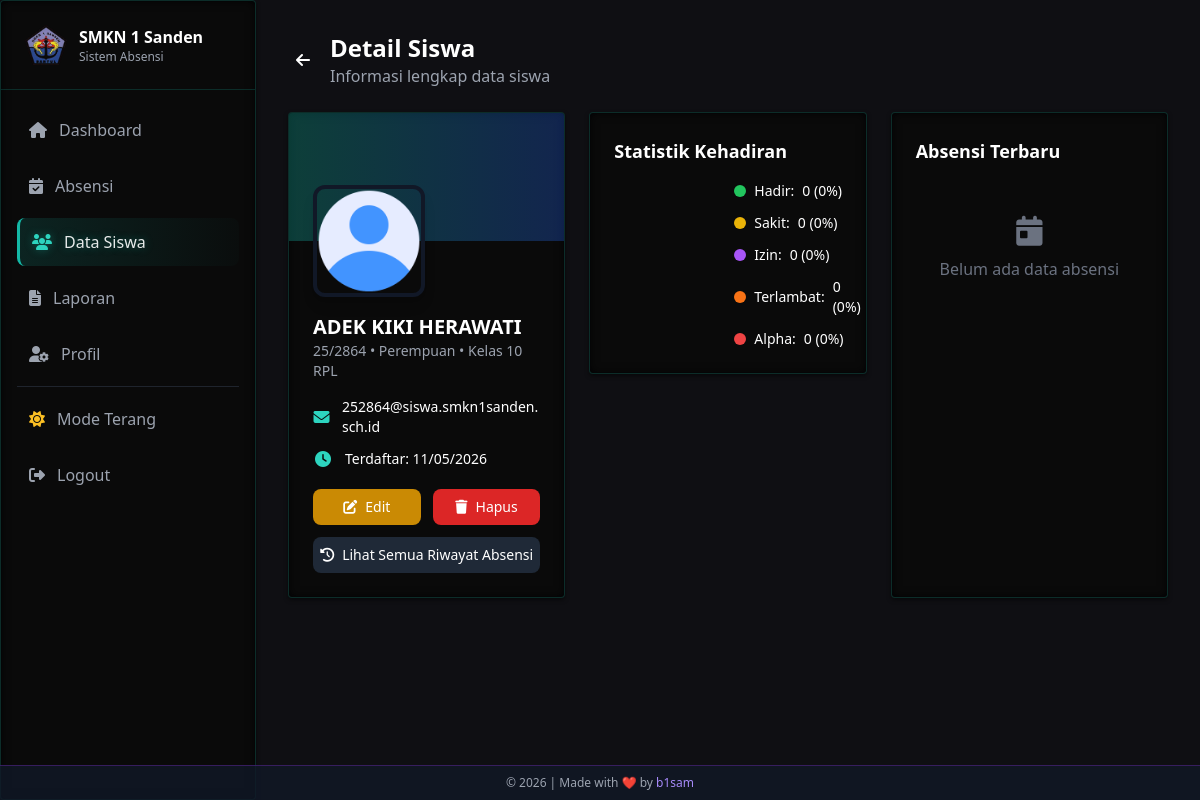
Page /admin/siswa/detail.php?id=166 (signed in) on the committed database.
### tables this page shows
CREATE TABLE `siswa` (
  `id` int(11) NOT NULL,
  `nis` varchar(20) NOT NULL,
  `nama_lengkap` varchar(100) NOT NULL,
  `jenis_kelamin` enum('L','P') DEFAULT NULL,
  `kelas` enum('10','11','12') NOT NULL,
  `jurusan` enum('RPL','DKV','AK','BR','MP') NOT NULL,
  `email` varchar(100) NOT NULL,
  `password` varchar(255) NOT NULL,
  `foto_profil` varchar(255) DEFAULT 'assets/default/photo-profile.png',
  `created_at` timestamp NOT NULL DEFAULT current_timestamp(),
  `updated_at` timestamp NOT NULL DEFAULT current_timestamp() ON UPDATE current_timestamp()
);

### admin/siswa/detail.php (the view, shortened to what this page needs)
<?php
require_once '../../config/database.php';
$id = $_GET['id'];
$sql = "SELECT * FROM siswa WHERE id = :id";
$stmt = $conn->prepare($sql);
$stmt->execute(['id' => $id]);
$siswa = $stmt->fetch(PDO::FETCH_ASSOC);
$sql = "SELECT status, COUNT(*) as count FROM absensi WHERE siswa_id = :siswa_id GROUP BY status";
$stmt = $conn->prepare($sql);
$stmt->execute(['siswa_id' => $id]);
$absensi_stats = $stmt->fetchAll(PDO::FETCH_KEY_PAIR);
$sql = "SELECT id, tanggal, jam_masuk, status, approval_status FROM absensi WHERE siswa_id = :siswa_id ORDER BY tanggal DESC, created_at DESC LIMIT 5";
$stmt = $conn->prepare($sql);
$stmt->execute(['siswa_id' => $id]);
$recent_absensi = $stmt->fetchAll(PDO::FETCH_ASSOC);
$percentages = [];
$status_defaults = ['Hadir', 'Sakit', 'Izin', 'Terlambat', 'Alpha'];
foreach ($status_defaults as $status) {
    if (!isset($absensi_stats[$status])) {
        $absensi_stats[$status] = 0;
        $percentages[$status] = 0;
    }
}
$status_colors = [
    'Hadir' => 'green',
    'Sakit' => 'yellow',
    'Izin' => 'purple',
    'Terlambat' => 'orange',
    'Alpha' => 'red'
];
?>
<!DOCTYPE html>
<html lang="en">
<head>
    <script src="https://cdn.tailwindcss.com"></script>
    <link rel="stylesheet" href="https://cdnjs.cloudflare.com/ajax/libs/font-awesome/6.4.2/css/all.min.css">
    <link rel="stylesheet" href="../../assets/css/theme.css">
</head>
<body class="min-h-screen text-white bg-fixed">
    <aside id="sidebar" class="fixed top-0 left-0 h-screen w-64 glass-effect border-r border-teal-500/20 z-50 sidebar-transition -translate-x-full lg:translate-x-0">
        <div class="flex items-center justify-between p-4 lg:p-6 border-b border-teal-500/20">
            <div class="flex items-center gap-3">
                <img src="../../assets/default/smkn1sanden.png" alt="SMKN 1 Sanden" class="h-8 lg:h-10 w-auto">
                <div>
                    <h1 class="font-semibold text-sm lg:text-base">SMKN 1 Sanden</h1>
                    <p class="text-xs text-gray-400">Sistem Absensi</p>
                </div>
            </div>
        </div>
        <nav class="p-4 space-y-2 overflow-y-auto no-scrollbar" style="max-height: calc(100vh - 76px);">
            <a href="../dashboard/" class="flex items-center gap-3 text-gray-400 p-3 rounded-lg hover:bg-teal-500/10 transition-colors">
                <i class="fas fa-home"></i>
                <span>Dashboard</span>
            </a>
            <a href="../absensi/" class="flex items-center gap-3 text-gray-400 p-3 rounded-lg hover:bg-teal-500/10 transition-colors">
                <i class="fas fa-calendar-check"></i>
                <span>Absensi</span>
            </a>
            <a href="index.php" class="flex items-center gap-3 text-white/90 p-3 rounded-lg menu-active">
                <i class="fas fa-users text-teal-400"></i>
                <span>Data Siswa</span>
            </a>
            <a href="../laporan/" class="flex items-center gap-3 text-gray-400 p-3 rounded-lg hover:bg-teal-500/10 transition-colors">
                <i class="fas fa-file-alt"></i>
                <span>Laporan</span>
            </a>
            <a href="../profil/" class="flex items-center gap-3 text-gray-400 p-3 rounded-lg hover:bg-teal-500/10 transition-colors">
                <i class="fas fa-user-cog"></i>
                <span>Profil</span>
            </a>
            <hr class="border-gray-700/50 my-4">
            <button id="theme-toggle-btn" onclick="toggleTheme()" class="flex items-center gap-3 text-gray-400 p-3 rounded-lg hover:bg-teal-400/10 transition-colors w-full text-left">
                <i class="fas fa-sun text-yellow-400"></i>
                <span>Mode Terang</span>
            </button>
            <a href="../logout.php" class="flex items-center gap-3 text-gray-400 p-3 rounded-lg hover:bg-red-500/10 hover:text-red-500 transition-colors mt-10">
                <i class="fas fa-sign-out-alt"></i>
                <span>Logout</span>
            </a>
        </nav>
    </aside>
    <main class="lg:ml-64 min-h-screen bg-transparent transition-all duration-300">
        <div class="p-4 lg:p-8">
            <div class="max-w-7xl mx-auto">
                <div class="flex items-center mb-6">
                    <a href="index.php" class="mr-3 p-2 rounded-full hover:bg-gray-800/60 transition-colors">
                        <i class="fas fa-arrow-left"></i>
                    </a>
                    <div>
                        <h1 class="text-xl md:text-2xl font-bold">Detail Siswa</h1>
                        <p class="text-sm md:text-base text-gray-400">Informasi lengkap data siswa</p>
                    </div>
                </div>
                <div class="grid grid-cols-1 lg:grid-cols-3 gap-4 md:gap-6 mb-6">
                    <div class="glass-effect rounded-xl overflow-hidden">
                        <div class="h-24 sm:h-32 bg-gradient-to-r from-teal-500/30 to-blue-600/30 relative"></div>
                        <div class="px-4 sm:px-6 pb-5 sm:pb-6 -mt-12 sm:-mt-14 relative">
                            <img src="../../<?= $siswa['foto_profil'] ?>"
                                alt="<?= htmlspecialchars($siswa['nama_lengkap']) ?>"
                                class="w-24 h-24 sm:w-28 sm:h-28 rounded-xl object-cover border-4 border-gray-900 shadow-lg">
                            <h3 class="text-lg sm:text-xl font-bold mt-3 sm:mt-4"><?= htmlspecialchars($siswa['nama_lengkap']) ?></h3>
                            <p class="text-sm text-gray-400 mb-3 sm:mb-4"><?= $siswa['nis'] ?> • <?= $siswa['jenis_kelamin'] === 'L' ? 'Laki-Laki' : 'Perempuan' ?> • Kelas <?= $siswa['kelas'] ?> <?= $siswa['jurusan'] ?></p>
                            <div class="space-y-2 sm:space-y-3">
                                <div class="flex items-center gap-3">
                                    <i class="fas fa-envelope w-5 text-center text-teal-400"></i>
                                    <span class="text-sm break-all"><?= htmlspecialchars($siswa['email']) ?></span>
                                </div>
                                <div class="flex items-center gap-3">
                                    <i class="fas fa-clock w-5 text-center text-teal-400"></i>
                                    <span class="text-sm">Terdaftar: <?= date('d/m/Y', strtotime($siswa['created_at'])) ?></span>
                                </div>
                            </div>
                            <div class="flex mt-4 sm:mt-5 gap-3">
                                <a href="edit.php?id=<?= $id ?>"
                                    class="flex-1 bg-yellow-600 hover:bg-yellow-700 text-center py-2.5 sm:py-2 rounded-lg text-sm font-medium transition-colors touch-effect">
                                    <i class="fas fa-edit mr-2"></i>Edit
                                </a>
                                <button onclick="confirmDelete(<?= $id ?>)"
                                    class="flex-1 bg-red-600 hover:bg-red-700 text-center py-2.5 sm:py-2 rounded-lg text-sm font-medium transition-colors touch-effect">
                                    <i class="fas fa-trash mr-2"></i>Hapus
                                </button>
                            </div>
                            <a href="../absensi/?search=<?= urlencode($siswa['nis']) ?>"
                                class="block mt-3 bg-gray-800 hover:bg-gray-700 text-center py-2.5 sm:py-2 rounded-lg text-sm font-medium transition-colors touch-effect">
                                <i class="fas fa-history mr-2"></i>Lihat Semua Riwayat Absensi
                            </a>
                        </div>
                    </div>
                    <div class="glass-effect rounded-xl p-4 sm:p-6 overflow-hidden h-fit">
                        <h3 class="font-semibold mb-4 text-base sm:text-lg">Statistik Kehadiran</h3>
                        <div class="flex flex-col sm:flex-row justify-around items-center gap-4 sm:gap-0">
                            <div class="chart-container" style="height: 120px; width: 120px;">
                                <canvas id="donutChart"></canvas>
                            </div>
                            <div class="space-y-2 sm:space-y-3 w-full sm:w-auto">
                                <?php foreach ($status_defaults as $status): ?>
                                    <div class="flex items-center gap-2 justify-between sm:justify-start">
                                        <div class="flex items-center gap-2">
                                            <span class="w-3 h-3 rounded-full inline-block bg-<?= $status_colors[$status] ?>-500"></span>
                                            <span class="text-sm"><?= $status ?>:</span>
                                        </div>
                                        <span class="text-sm font-medium"><?= $absensi_stats[$status] ?> (<?= $percentages[$status] ?>%)</span>
                                    </div>
                                <?php endforeach; ?>
                            </div>
                        </div>
                    </div>
                    <div class="glass-effect rounded-xl p-4 sm:p-6 overflow-hidden">
                        <h3 class="font-semibold mb-3 sm:mb-4 text-base sm:text-lg">Absensi Terbaru</h3>
                        <?php if (count($recent_absensi) > 0): ?>
                            <div class="space-y-2 sm:space-y-3">
                                <?php foreach ($recent_absensi as $absensi): ?>
                                    <a href="../absensi/detail.php?id=<?= $absensi['id'] ?>"
                                        class="block p-3 rounded-lg bg-gray-800/50 hover:bg-gray-800 transition-colors touch-effect">
                                        <div class="flex justify-between items-start">
                                            <div>
                                                <p class="text-sm font-medium"><?= $absensi['tanggal'] ? date('d/m/Y', strtotime($absensi['tanggal'])) : '-' ?></p>
                                                <p class="text-xs text-gray-400 mt-0.5">
                                                    <?= $absensi['jam_masuk'] && $absensi['jam_masuk'] !== '00:00:00' ? date('H:i', strtotime($absensi['jam_masuk'])) : '-' ?>
                                                </p>
                                            </div>
                                            <div class="flex flex-col xs:flex-row items-end xs:items-center gap-1 xs:gap-2">
                                                <span class="px-2 py-1 text-xs rounded-full bg-<?= $status_colors[$absensi['status']] ?>-500/10 text-<?= $status_colors[$absensi['status']] ?>-500">
                                                    <?= $absensi['status'] ?>
                                                </span>
                                                <?php
                                                $approval_color = 'gray';
                                                if ($absensi['approval_status'] === 'Approved') $approval_color = 'green';
                                                if ($absensi['approval_status'] === 'Rejected') $approval_color = 'red';
                                                if ($absensi['approval_status'] === 'Pending') $approval_color = 'yellow';
                                                ?>
                                                <span class="px-2 py-1 text-xs rounded-full bg-<?= $approval_color ?>-500/10 text-<?= $approval_color ?>-500">
                                                    <?= $absensi['approval_status'] ?>
                                                </span>
                                            </div>
                                        </div>
                                    </a>
                                <?php endforeach; ?>
                            </div>
                        <?php else: ?>
                            <div class="text-center py-8 text-gray-500">
                                <i class="fas fa-calendar-day text-3xl mb-2"></i>
                                <p>Belum ada data absensi</p>
                            </div>
                        <?php endif; ?>
                    </div>
                </div>
            </div>
        </div>
    </main>
</body>
</html>

### admin/siswa/detail.php (style rules this page uses)
.glass-effect { background: rgba(10, 10, 10, 0.9); backdrop-filter: blur(5px); border: 1px solid rgba(20, 184, 166, 0.2); box-shadow: inset 0 0 10px rgba(0, 0, 0, 0.8), 0 2px 4px rgba(0, 0, 0, 0.5); border-radius: 4px !important; }
body { background: #0f0f13; color: #d1d5db; }
.menu-active { background: linear-gradient(to right, rgba(20, 184, 166, 0.15), rgba(20, 184, 166, 0.02)); border-left: 3px solid #14b8a6; color: #fff; text-shadow: 0 0 8px rgba(20, 184, 166, 0.4); }
.sidebar-transition { transition: transform 0.3s ease-in-out; }
.no-scrollbar { -ms-overflow-style: none; scrollbar-width: none; }
.chart-container { position: relative; margin: 0 auto; }
.touch-effect { transition: transform 0.2s ease, opacity 0.2s ease; }

### rows in the picture
siswa: foto_profil (picture), nama_lengkap "ADEK KIKI HERAWATI", nis "25/2864", kelas "10", jurusan "RPL", email "252864@siswa.smkn1sanden.sch.id", created_at "11/05/2026"

### other values in the picture
$status "Hadir"
$absensi_stats[$status] "0"
$percentages[$status] "0"
$status "Sakit"
$status "Izin"
$status "Terlambat"
$status "Alpha"
